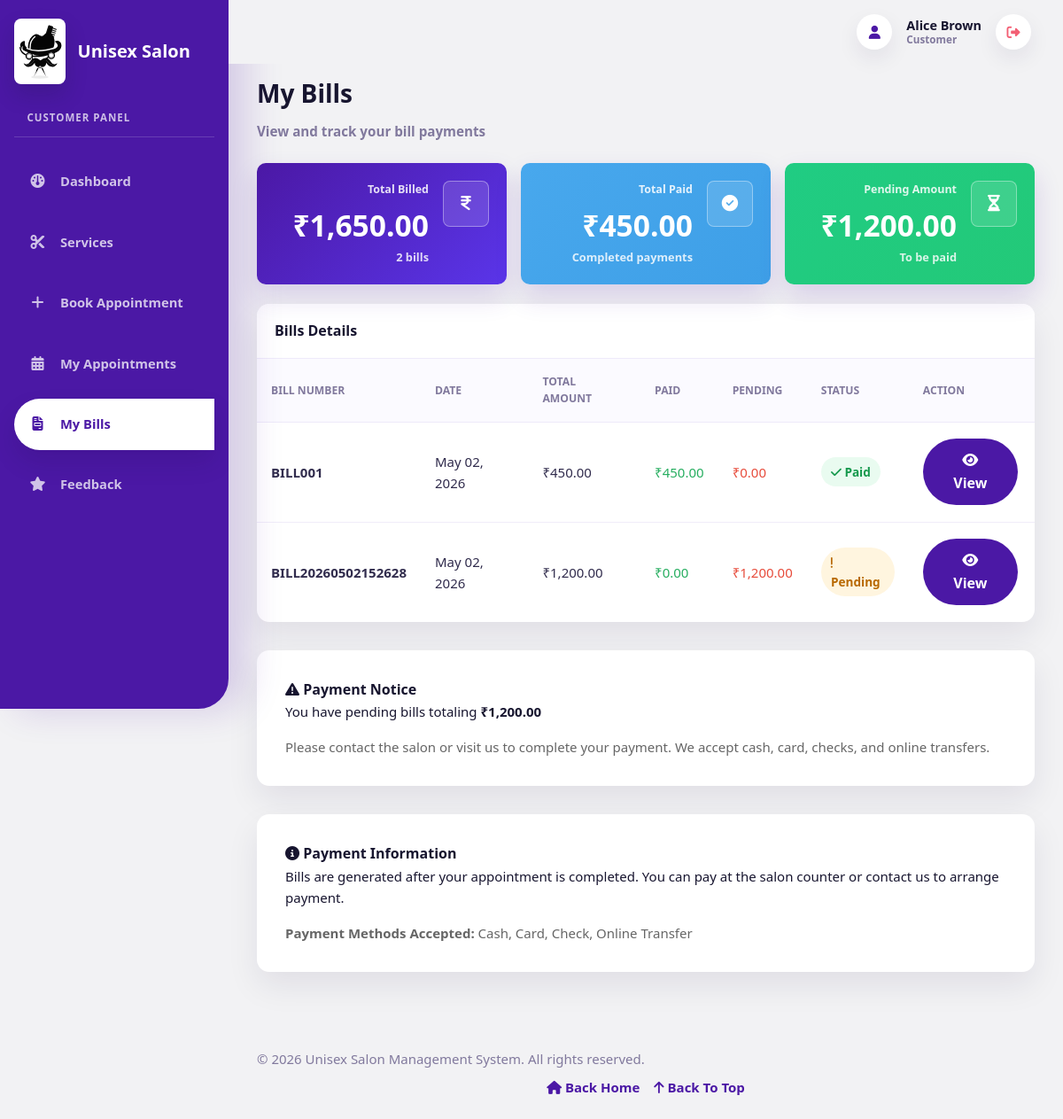
The page /customer/my_bills.php (signed in) on the database its author committed.
### tables this page shows
CREATE TABLE `bills` (
  `id` int NOT NULL AUTO_INCREMENT,
  `appointment_id` int DEFAULT NULL,
  `customer_id` int NOT NULL,
  `bill_number` varchar(20) DEFAULT NULL,
  `bill_date` date NOT NULL,
  `total_amount` decimal(10,2) NOT NULL,
  `discount` decimal(10,2) DEFAULT '0.00',
  `final_amount` decimal(10,2) NOT NULL,
  `status` enum('draft','final','pending','paid','cancelled') DEFAULT 'pending',
  `notes` text,
  `created_at` timestamp NULL DEFAULT CURRENT_TIMESTAMP,
  `updated_at` timestamp NULL DEFAULT CURRENT_TIMESTAMP ON UPDATE CURRENT_TIMESTAMP,
  PRIMARY KEY (`id`),
  UNIQUE KEY `bill_number` (`bill_number`),
  KEY `appointment_id` (`appointment_id`),
  KEY `idx_customer` (`customer_id`),
  KEY `idx_date` (`bill_date`),
  CONSTRAINT `bills_ibfk_1` FOREIGN KEY (`appointment_id`) REFERENCES `appointments` (`id`) ON DELETE SET NULL,
  CONSTRAINT `bills_ibfk_2` FOREIGN KEY (`customer_id`) REFERENCES `customers` (`id`) ON DELETE CASCADE
);

### includes/auth.php (called while the page is built, shortened)
<?php
function isLoggedIn() {
    return isset($_SESSION['user_id']);
}
function hasRole($role) {
    return isset($_SESSION['role']) && $_SESSION['role'] === $role;
}
function getCustomerById($id) {
    return fetchOne("SELECT * FROM customers WHERE id = $id LIMIT 1");
}
function getCurrentCustomer() {
    if (isLoggedIn() && hasRole('customer')) {
        return getCustomerById($_SESSION['user_id']);
    }
    return null;
}
?>

### config/db.php (called while the page is built, shortened)
<?php
$conn = new mysqli(DB_HOST, DB_USER, DB_PASSWORD, DB_NAME);
$conn->set_charset("utf8");
function fetchAll($query) {
    global $conn;
    $result = $conn->query($query);
    return $result->fetch_all(MYSQLI_ASSOC);
}
function fetchOne($query) {
    global $conn;
    $result = $conn->query($query);
    return $result->fetch_assoc();
}
function formatCurrency($amount) {
    return '₹' . number_format((float)$amount, 2);
}
function formatDate($date) {
    return date('M d, Y', strtotime($date));
}
?>

### customer/my_bills.php (the view, shortened to what this page needs)
<?php
require_once '../config/db.php';
require_once '../includes/auth.php';
$customer = getCurrentCustomer();
$customer_id = $customer['id'];
$bills = fetchAll("
    SELECT b.*,
           COALESCE(SUM(p.amount), 0) as paid_amount,
           (b.final_amount - COALESCE(SUM(p.amount), 0)) as pending_amount
    FROM bills b
    LEFT JOIN payments p ON b.id = p.bill_id AND p.status IN ('completed','paid')
    WHERE b.customer_id = $customer_id
    GROUP BY b.id
    ORDER BY b.bill_date DESC
");
$total_bills = count($bills);
$total_amount = 0;
$total_paid = 0;
foreach ($bills as $bill) {
    $total_amount += $bill['final_amount'];
    $total_paid += $bill['paid_amount'];
}
$total_pending = $total_amount - $total_paid;
?>
<!DOCTYPE html>
<html lang="en">
<head>
    <link rel="stylesheet" href="<?php echo BASE_URL; ?>assets/css/style.css">
</head>
<body>
    <?php include '../includes/header.php'; ?>
    <?php include '../includes/sidebar.php'; ?>
    <div class="main-content">
        <div class="page-header">
            <h1>My Bills</h1>
            <p>View and track your bill payments</p>
        </div>
        <div class="dashboard-grid">
            <div class="dashboard-card success">
                <div class="card-icon"><i class="fa-solid fa-indian-rupee-sign"></i></div>
                <div class="card-label">Total Billed</div>
                <div class="card-value"><?php echo formatCurrency($total_amount); ?></div>
                <div class="card-description"><?php echo $total_bills; ?> bills</div>
            </div>
            <div class="dashboard-card info">
                <div class="card-icon"><i class="fa-solid fa-circle-check"></i></div>
                <div class="card-label">Total Paid</div>
                <div class="card-value"><?php echo formatCurrency($total_paid); ?></div>
                <div class="card-description">Completed payments</div>
            </div>
            <div class="dashboard-card warning">
                <div class="card-icon"><i class="fa-solid fa-hourglass-half"></i></div>
                <div class="card-label">Pending Amount</div>
                <div class="card-value"><?php echo formatCurrency($total_pending); ?></div>
                <div class="card-description">To be paid</div>
            </div>
        </div>
        <div class="table-container">
            <div class="table-header">
                <h2>Bills Details</h2>
            </div>
            <table>
                <thead>
                    <tr>
                        <th>Bill Number</th>
                        <th>Date</th>
                        <th>Total Amount</th>
                        <th>Paid</th>
                        <th>Pending</th>
                        <th>Status</th>
                        <th>Action</th>
                    </tr>
                </thead>
                <tbody>
                    <?php if ($bills): ?>
                        <?php foreach ($bills as $bill): ?>
                            <tr>
                                <td><strong><?php echo htmlspecialchars($bill['bill_number']); ?></strong></td>
                                <td><?php echo formatDate($bill['bill_date']); ?></td>
                                <td><?php echo formatCurrency($bill['final_amount']); ?></td>
                                <td style="color: #27AE60;"><?php echo formatCurrency($bill['paid_amount']); ?></td>
                                <td style="color: #E74C3C;"><?php echo formatCurrency($bill['pending_amount']); ?></td>
                                <td>
                                    <?php if ($bill['pending_amount'] <= 0): ?>
                                        <span class="badge badge-success"><i class="fa-solid fa-check"></i> Paid</span>
                                    <?php else: ?>
                                        <span class="badge badge-warning"><i class="fa-solid fa-exclamation"></i> Pending</span>
                                    <?php endif; ?>
                                </td>
                                <td><a class="btn btn-primary btn-sm" href="<?php echo BASE_URL; ?>customer/view_bill.php?id=<?php echo (int)$bill['id']; ?>"><i class="fa-solid fa-eye"></i> View</a></td>
                            </tr>
                        <?php endforeach; ?>
                    <?php else: ?>
                        <tr>
                            <td colspan="7" class="text-center">No bills yet</td>
                        </tr>
                    <?php endif; ?>
                </tbody>
            </table>
        </div>
        <?php if ($total_pending > 0): ?>
            <div class="form-container">
                <h3><i class="fa-solid fa-triangle-exclamation"></i> Payment Notice</h3>
                <p>You have pending bills totaling <strong><?php echo formatCurrency($total_pending); ?></strong></p>
                <p style="margin-top: 1rem; color: #666;">Please contact the salon or visit us to complete your payment. We accept cash, card, checks, and online transfers.</p>
            </div>
        <?php endif; ?>
        <div class="form-container">
            <h3><i class="fa-solid fa-circle-info"></i> Payment Information</h3>
            <p>Bills are generated after your appointment is completed. You can pay at the salon counter or contact us to arrange payment.</p>
            <p style="margin-top: 1rem; color: #666;"><strong>Payment Methods Accepted:</strong> Cash, Card, Check, Online Transfer</p>
        </div>
    </div>
    <?php include '../includes/footer.php'; ?>
</body>
</html>

### rows shown on the page
bills: bill_number "BILL001", bill_date "May 02, 2026", final_amount "₹450.00", paid_amount "₹450.00", pending_amount "₹0.00", shows "Paid"
bills: bill_number "BILL20260502152628", bill_date "May 02, 2026", final_amount "₹1,200.00", paid_amount "₹0.00", pending_amount "₹1,200.00", shows "Pending"

### other values the page prints
$_SESSION['name'] "Alice Brown"
$_SESSION['role'] "Customer"
formatCurrency($total_amount) "₹1,650.00"
$total_bills "2"
formatCurrency($total_paid) "₹450.00"
formatCurrency($total_pending) "₹1,200.00"
